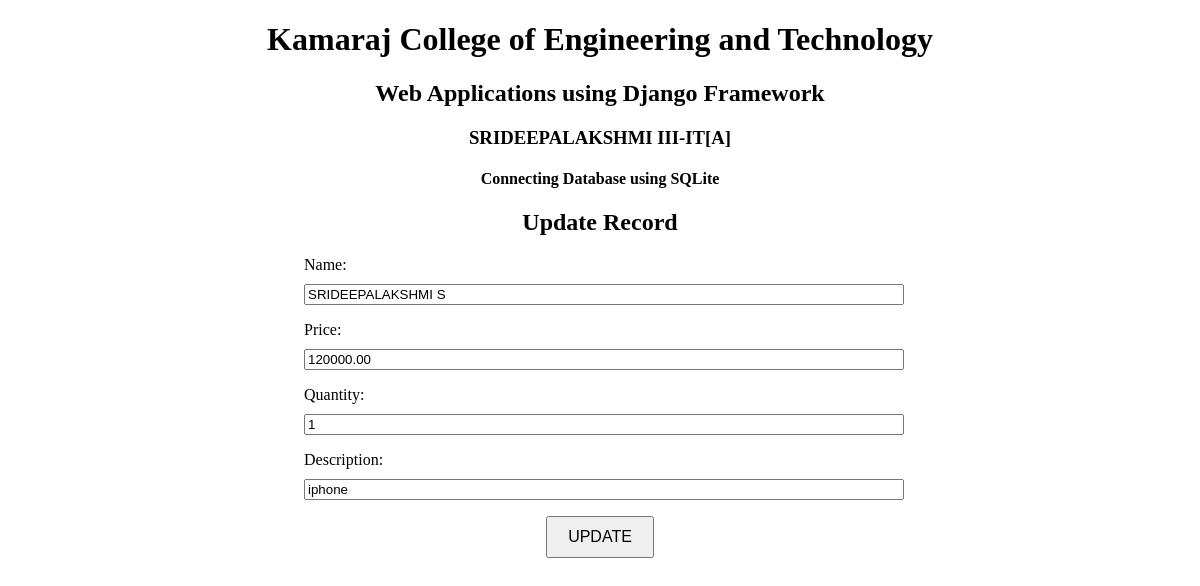
The page /update/8/ on the database its author committed.
### ex6app/models.py (models this page shows, shortened)
class Product(models.Model):
    name = models.CharField(max_length=100)
    price = models.DecimalField(max_digits=10, decimal_places=2)
    quantity = models.PositiveIntegerField()
    description = models.CharField(max_length=100)

### ex6app/views.py (the view)
# urls.py: path('update/<int:pk>/', views.product_update, name='product_update'),  # Update product by ID
def product_update(request, pk):
    product = get_object_or_404(Product, pk=pk)
    if request.method == 'POST':
        form = ProductForm(request.POST, instance=product)
        if form.is_valid():
            form.save()
            return redirect('product_list')
    else:
        form = ProductForm(instance=product)
    return render(request, 'product_form.html', {'form': form})

### ex6app/forms.py
class ProductForm(forms.ModelForm):
    class Meta:
        model = Product
        fields = ['name', 'price', 'quantity', 'description']

### ex6app/templates/product_form.html (shortened to what this page needs)
<!DOCTYPE html>
<html lang="en">
<head>
</head>
<body>
    <h1>Kamaraj College of Engineering and Technology</h1>
    <h2>Web Applications using Django Framework</h2>
    <h3>SRIDEEPALAKSHMI III-IT[A]</h3>
    <h4>Connecting Database using SQLite</h4>
    <div class="form-container">
        {% if form.instance.pk %}
            <h2>Update Record</h2>
        {% else %}
            <h2>Create Record</h2>
        {% endif %}
        <form method="POST">
            {{ form.as_p }}
            {% if form.instance.pk %}
                <button type="submit">UPDATE</button>
            {% else %}
                <button type="submit">INSERT</button>
            {% endif %}
        </form>
    </div>
</body>
</html>

### ex6app/templates/product_form.html (style rules this page uses)
.form-container { width: 50%; margin: auto; text-align: center; }
label, input { display: block; margin-bottom: 10px; width: 100%; text-align: left; }
button { padding: 10px 20px; font-size: 16px; }
body { text-align: center; }

### rows shown on the page
Product: name "SRIDEEPALAKSHMI S", price "120000.00", quantity "1", description "iphone"
